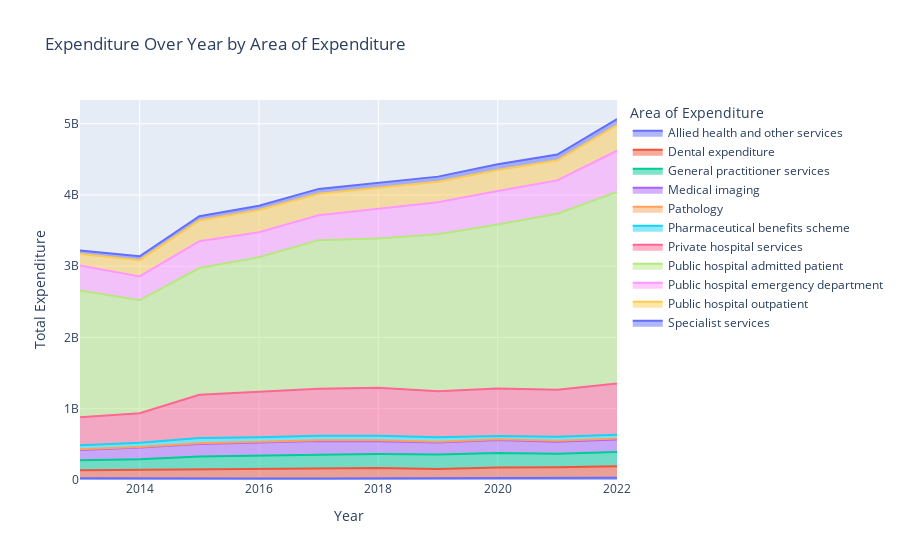

Here is the notebook cell this chart was saved with:
### Code cell
import plotly.express as px

# Plot the data using Plotly as an area chart
fig = px.area(df_revised, x='Year', y='Total Expenditure', color='Areas of expenditure', 
              title='Expenditure Over Year by Area of Expenditure',
              labels={'Total Expenditure': 'Total Expenditure', 'Year': 'Year', 'Areas of expenditure': 'Area of Expenditure'})

# Show the plot
fig.show()

### Figure 1 — Plotly figure (JSON) as saved in the notebook; plotly's stock layout.template omitted (floating-point values rounded to 4 significant figures)
{"data": [{"fillpattern": {"shape": ""}, "hovertemplate": "Area of Expenditure=Allied health and other services<br>Year=%{x}<br>Total Expenditure=%{y}<extra></extra>", "legendgroup": "Allied health and other services", "line": {"color": "#636efa"}, "marker": {"symbol": "circle"}, "mode": "lines", "name": "Allied health and other services", "orientation": "v", "showlegend": true, "stackgroup": "1", "type": "scatter", "x": [2013, 2014, 2015, 2016, 2017, 2018, 2019, 2020, 2021, 2022], "xaxis": "x", "y": [23390000.0, 19490000.0, 17930000.0, 19510000.0, 20770000.0, 21980000.0, 25630000.0, 32410000.0, 32850000.0, 31440000.0], "yaxis": "y"}, {"fillpattern": {"shape": ""}, "hovertemplate": "Area of Expenditure=Dental expenditure<br>Year=%{x}<br>Total Expenditure=%{y}<extra></extra>", "legendgroup": "Dental expenditure", "line": {"color": "#EF553B"}, "marker": {"symbol": "circle"}, "mode": "lines", "name": "Dental expenditure", "orientation": "v", "showlegend": true, "stackgroup": "1", "type": "scatter", "x": [2013, 2014, 2015, 2016, 2017, 2018, 2019, 2020, 2021, 2022], "xaxis": "x", "y": [112700000.0, 120900000.0, 130900000.0, 139500000.0, 142600000.0, 145400000.0, 128100000.0, 143200000.0, 144600000.0, 162200000.0], "yaxis": "y"}, {"fillpattern": {"shape": ""}, "hovertemplate": "Area of Expenditure=General practitioner services<br>Year=%{x}<br>Total Expenditure=%{y}<extra></extra>", "legendgroup": "General practitioner services", "line": {"color": "#00cc96"}, "marker": {"symbol": "circle"}, "mode": "lines", "name": "General practitioner services", "orientation": "v", "showlegend": true, "stackgroup": "1", "type": "scatter", "x": [2013, 2014, 2015, 2016, 2017, 2018, 2019, 2020, 2021, 2022], "xaxis": "x", "y": [141400000.0, 150700000.0, 181800000.0, 186600000.0, 192500000.0, 195800000.0, 202900000.0, 203300000.0, 191200000.0, 199100000.0], "yaxis": "y"}, {"fillpattern": {"shape": ""}, "hovertemplate": "Area of Expenditure=Medical imaging<br>Year=%{x}<br>Total Expenditure=%{y}<extra></extra>", "legendgroup": "Medical imaging", "line": {"color": "#ab63fa"}, "marker": {"symbol": "circle"}, "mode": "lines", "name": "Medical imaging", "orientation": "v", "showlegend": true, "stackgroup": "1", "type": "scatter", "x": [2013, 2014, 2015, 2016, 2017, 2018, 2019, 2020, 2021, 2022], "xaxis": "x", "y": [144000000.0, 163800000.0, 174700000.0, 182600000.0, 189800000.0, 181700000.0, 169500000.0, 181800000.0, 169100000.0, 175700000.0], "yaxis": "y"}, {"fillpattern": {"shape": ""}, "hovertemplate": "Area of Expenditure=Pathology<br>Year=%{x}<br>Total Expenditure=%{y}<extra></extra>", "legendgroup": "Pathology", "line": {"color": "#FFA15A"}, "marker": {"symbol": "circle"}, "mode": "lines", "name": "Pathology", "orientation": "v", "showlegend": true, "stackgroup": "1", "type": "scatter", "x": [2013, 2014, 2015, 2016, 2017, 2018, 2019, 2020, 2021, 2022], "xaxis": "x", "y": [8910000.0, 8790000.0, 10640000.0, 11050000.0, 11620000.0, 11840000.0, 11890000.0, 12620000.0, 13000000.0, 13420000.0], "yaxis": "y"}, {"fillpattern": {"shape": ""}, "hovertemplate": "Area of Expenditure=Pharmaceutical benefits scheme<br>Year=%{x}<br>Total Expenditure=%{y}<extra></extra>", "legendgroup": "Pharmaceutical benefits scheme", "line": {"color": "#19d3f3"}, "marker": {"symbol": "circle"}, "mode": "lines", "name": "Pharmaceutical benefits scheme", "orientation": "v", "showlegend": true, "stackgroup": "1", "type": "scatter", "x": [2013, 2014, 2015, 2016, 2017, 2018, 2019, 2020, 2021, 2022], "xaxis": "x", "y": [57210000.0, 57380000.0, 74070000.0, 61230000.0, 64000000.0, 63590000.0, 60500000.0, 43320000.0, 56700000.0, 54370000.0], "yaxis": "y"}, {"fillpattern": {"shape": ""}, "hovertemplate": "Area of Expenditure=Private hospital services<br>Year=%{x}<br>Total Expenditure=%{y}<extra></extra>", "legendgroup": "Private hospital services", "line": {"color": "#FF6692"}, "marker": {"symbol": "circle"}, "mode": "lines", "name": "Private hospital services", "orientation": "v", "showlegend": true, "stackgroup": "1", "type": "scatter", "x": [2013, 2014, 2015, 2016, 2017, 2018, 2019, 2020, 2021, 2022], "xaxis": "x", "y": [393400000.0, 414800000.0, 606200000.0, 638700000.0, 660800000.0, 674400000.0, 648300000.0, 665700000.0, 658500000.0, 716700000.0], "yaxis": "y"}, {"fillpattern": {"shape": ""}, "hovertemplate": "Area of Expenditure=Public hospital admitted patient<br>Year=%{x}<br>Total Expenditure=%{y}<extra></extra>", "legendgroup": "Public hospital admitted patient", "line": {"color": "#B6E880"}, "marker": {"symbol": "circle"}, "mode": "lines", "name": "Public hospital admitted patient", "orientation": "v", "showlegend": true, "stackgroup": "1", "type": "scatter", "x": [2013, 2014, 2015, 2016, 2017, 2018, 2019, 2020, 2021, 2022], "xaxis": "x", "y": [1777000000.0, 1586000000.0, 1778000000.0, 1886000000.0, 2084000000.0, 2094000000.0, 2202000000.0, 2302000000.0, 2470000000.0, 2688000000.0], "yaxis": "y"}, {"fillpattern": {"shape": ""}, "hovertemplate": "Area of Expenditure=Public hospital emergency department<br>Year=%{x}<br>Total Expenditure=%{y}<extra></extra>", "legendgroup": "Public hospital emergency department", "line": {"color": "#FF97FF"}, "marker": {"symbol": "circle"}, "mode": "lines", "name": "Public hospital emergency department", "orientation": "v", "showlegend": true, "stackgroup": "1", "type": "scatter", "x": [2013, 2014, 2015, 2016, 2017, 2018, 2019, 2020, 2021, 2022], "xaxis": "x", "y": [351700000.0, 334100000.0, 377700000.0, 352500000.0, 350400000.0, 419600000.0, 447600000.0, 470200000.0, 468200000.0, 578600000.0], "yaxis": "y"}, {"fillpattern": {"shape": ""}, "hovertemplate": "Area of Expenditure=Public hospital outpatient<br>Year=%{x}<br>Total Expenditure=%{y}<extra></extra>", "legendgroup": "Public hospital outpatient", "line": {"color": "#FECB52"}, "marker": {"symbol": "circle"}, "mode": "lines", "name": "Public hospital outpatient", "orientation": "v", "showlegend": true, "stackgroup": "1", "type": "scatter", "x": [2013, 2014, 2015, 2016, 2017, 2018, 2019, 2020, 2021, 2022], "xaxis": "x", "y": [160700000.0, 228700000.0, 290100000.0, 310400000.0, 301700000.0, 294600000.0, 287800000.0, 295300000.0, 281400000.0, 358600000.0], "yaxis": "y"}, {"fillpattern": {"shape": ""}, "hovertemplate": "Area of Expenditure=Specialist services<br>Year=%{x}<br>Total Expenditure=%{y}<extra></extra>", "legendgroup": "Specialist services", "line": {"color": "#636efa"}, "marker": {"symbol": "circle"}, "mode": "lines", "name": "Specialist services", "orientation": "v", "showlegend": true, "stackgroup": "1", "type": "scatter", "x": [2013, 2014, 2015, 2016, 2017, 2018, 2019, 2020, 2021, 2022], "xaxis": "x", "y": [51570000.0, 54160000.0, 59140000.0, 61820000.0, 67010000.0, 71230000.0, 72490000.0, 81670000.0, 81120000.0, 87090000.0], "yaxis": "y"}], "layout": {"legend": {"title": {"text": "Area of Expenditure"}, "tracegroupgap": 0}, "title": {"text": "Expenditure Over Year by Area of Expenditure"}, "xaxis": {"anchor": "y", "domain": [0, 1], "title": {"text": "Year"}}, "yaxis": {"anchor": "x", "domain": [0, 1], "title": {"text": "Total Expenditure"}}}}
